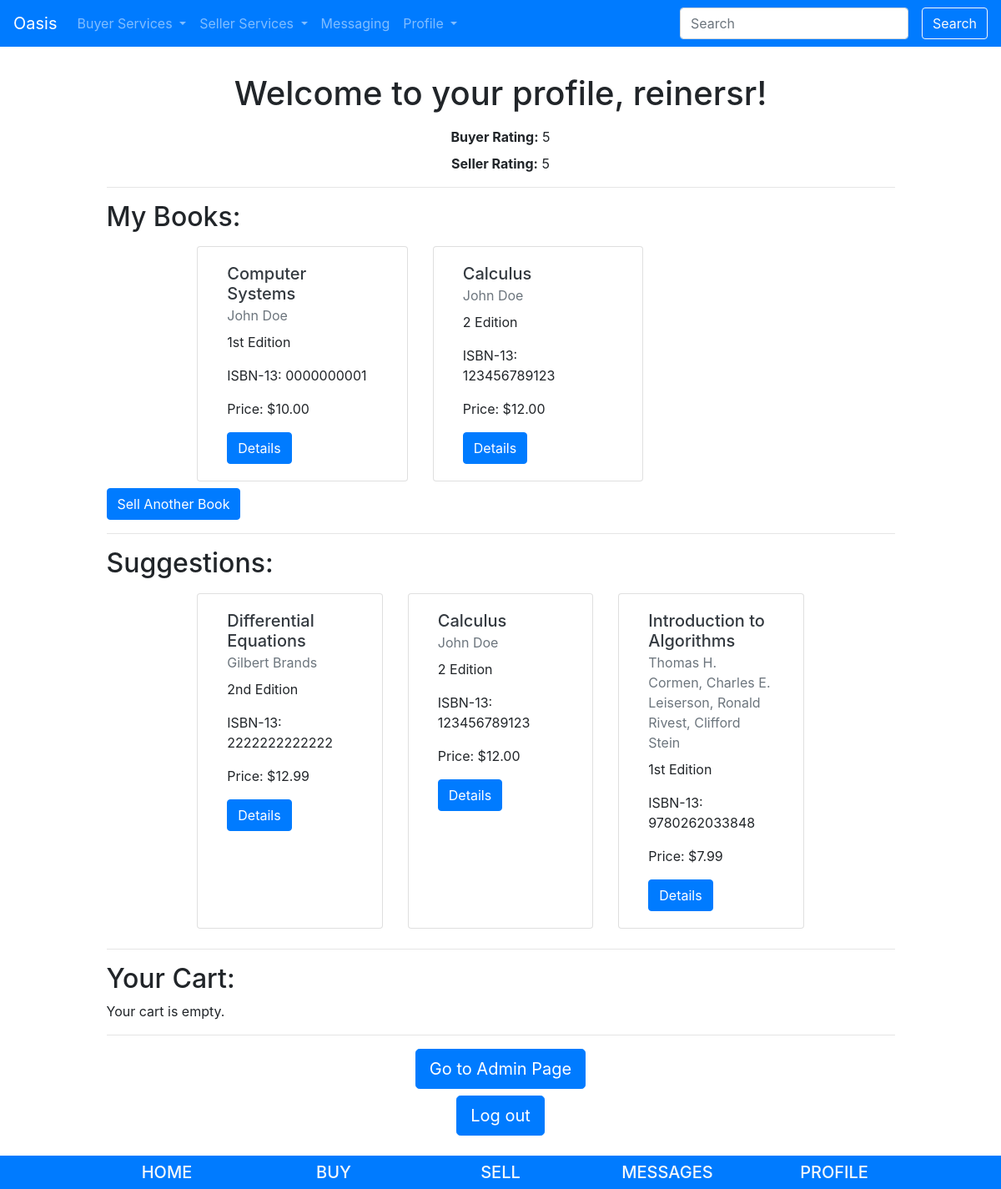
Page /pages/profile/ (signed in) on the committed database.
### pages/models.py (models this page shows, shortened)
class Profile(models.Model):
    user = models.OneToOneField(User, on_delete=models.CASCADE)
    buyer_rating = models.IntegerField(
        choices = RATINGS,
        default = 5,
    )
    seller_rating = models.IntegerField(
        choices = RATINGS,
        default = 5,
    )

class Listing(models.Model):
    id = models.UUIDField(primary_key=True, default=uuid.uuid4, help_text='unique id for this listing')
    book = models.ForeignKey('Book', on_delete=models.RESTRICT, null=True)
    date_added = models.DateTimeField(auto_now_add=True)
    user = models.ForeignKey(User,
                        default = 1,
                        null = True,
                        on_delete = models.SET_NULL
                        )
    price= models.DecimalField(max_digits=10, decimal_places=2)
    hide_listing = models.BooleanField(default=False)
    times_reported = models.SmallIntegerField(default=0)
    report = models.ForeignKey('ReportListing',null = True, on_delete = models.SET_NULL)
    condition = models.CharField(
        max_length=1,
        choices=CONDITION,
        blank=True,
        default=1,
        help_text='Book condition',
    )
    class Meta:
        ordering = ['-date_added']
    def get_absolute_url(self):
        return reverse('listings-detail', args=[str(self.id)])

class Book(models.Model):
    title = models.CharField(max_length=200)
    author = models.CharField(max_length=100)
    isbn = models.CharField('ISBN', max_length=13, unique=True, help_text='13 Character <a href="https://www.isbn-international.org/content/what-isbn">ISBN number</a>')
    edition = models.CharField(max_length=5) #length here assumes no more than 999th edition -- seems like a reasonable assumption
    pub_year = models.SmallIntegerField()

### pages/views.py (the view)
# urls.py: path('profile/', views.profile, name='profile'),
def profile(request):
    num_books = Book.objects.all().count()
    num_listings = Listing.objects.all().count()
    listings = Listing.objects.all()
    cart = Cart(request)
    cart_item = []
    item = Listing.objects.all()
    for i in cart:
        cart_item.append(i['product'].id)
    for j in cart_item:
        item = item.exclude(id=j)
    if (len(item) > 3):
        item = item.order_by("?")[:3]
    my_books = listings.filter(user=request.user)
    vars = {
        'num_books': num_books,
        'num_listings': num_listings,
        'num_users': User.objects.all().count(),
        'listings': listings,
        'cart': cart,
        'left': item,
        'my_books': my_books,
    }
    return render(request, 'profile.html', context=vars)

### cart/cart.py (called while the page is built)
    def __iter__(self):
        product_ids = self.cart.keys()
        products = Listing.objects.filter(id__in=product_ids)
        for product in products:
            self.cart[str(product.id)]['product'] = product
        for item in self.cart.values():
            item['price'] = Decimal(item['price'])
            item['total_price'] = item['price'] * item['quantity']
            yield item

    def __len__(self):
        return sum(item['quantity'] for item in self.cart.values())

### cart/context_processors.py (called while the page is built)
def cart(request):
     return {'cart': Cart(request)}

### pages/templates/profile.html
{% extends 'base.html' %}
{%block content%}
<div class="col-lg-10 col-md-11 col-sm-12 mx-auto">
	{% if user.is_authenticated %}
		<h1 class="text-center my-3">Welcome to your profile, {{user.username}}!</h1>
		<div class="text-center my-3">
			<p class="mb-2"><strong>Buyer Rating:</strong> {{user.profile.buyer_rating}}</p>
			<p><strong>Seller Rating:</strong> {{user.profile.seller_rating}}</p>
		</div>
		<hr/>
		<div class="mb-3">
			<h2>My Books:</h2>
			{% if my_books %}
				<div class="card-deck col-lg-10 col-sm-12 py-2 mx-auto">
				{% for object in my_books %}
					<div class="card col-sm-4 rounded">
					<div class="card-body">
						<a class="text-decoration-none text-dark card-title" href="{{ object.get_absolute_url }}" ><h5> {{ object.book.title }}</h5></a>
						<p class="card-subtitle mb-2 text-muted"> {{ object.book.author }}</p>
						<p class="card-text">{{ object.book.edition }} Edition</p>
						<p class="card-text">ISBN-13: {{ object.book.isbn }}</p>
						<p class="card-text">Price: ${{ object.price}}</p>
						<a href="{{ object.get_absolute_url }}" class="btn btn-primary">Details</a>
					</div>
					</div>
				{% endfor %}
				</div>
				<a class="btn btn-primary" href="{% url 'sellerlisting' %}">Sell Another Book</a>
			{% else %}
				<p>You have not listed any books yet.</p>
				<a class="btn btn-primary" href="{% url 'sellerlisting' %}">Sell A Book</a>
			{% endif %}
		</div>
		<hr/>
		<div class="mb-3">
			<h2>Suggestions:</h2>
			{% if left %}
				<div class="card-deck col-lg-10 col-sm-12 py-2 mx-auto">
				{% for object in left %}
					<div class="card col-sm-4 rounded">
					<div class="card-body">
						<a class="text-decoration-none text-dark card-title" href="{{ object.get_absolute_url }}" ><h5> {{ object.book.title }}</h5></a>
						<p class="card-subtitle mb-2 text-muted"> {{ object.book.author }}</p>
						<p class="card-text">{{ object.book.edition }} Edition</p>
						<p class="card-text">ISBN-13: {{ object.book.isbn }}</p>
						<p class="card-text">Price: ${{ object.price}}</p>
						<a href="{{ object.get_absolute_url }}" class="btn btn-primary">Details</a>
					</div>
					</div>
				{% endfor %}
				</div>
			{% else %}
				<p>You have no suggestions at the moment. Check back later for more.</p>
			{% endif %}
		</div>
		<hr/>
		<div class="mb-3">
			<h2>Your Cart:</h2>
			{% if cart %}
			<div class="card-deck col-lg-10 col-sm-12 py-2 mx-auto">
			{% for product in cart %}
					<div class="card col-sm-4 rounded">
					<div class="card-body">
					<h5 class="card-title"> {{ product.product.book.title }}</h5>
					<p class="card-subtitle mb-2 text-muted"> {{ product.product.book.author }}</p>
					<p class="card-text">{{ product.product.book.edition }} Edition</p>
					<p class="card-text">${{ product.price}} </p>
					<p class="card-text">ISBN-13: {{ product.product.book.isbn }}</p>
					<a href="{% url 'cart:itemclear' product.product.id%}" class="btn btn-primary mb-1">Remove From Cart</a>
					<a href = "{% url 'newconversation' product.product.id%}" class="btn btn-primary mb-1" >Contact Seller</a>
					</div>
				</div>
			{% endfor %}
			</div>
			{% else %}
			<p>Your cart is empty.</p>
			{% endif %}
		</div>
		<hr/>
		{% if user.is_admin or user.is_superuser %}
		<div class="text-center my-2">
			<a class="btn btn-primary btn-lg" href="{% url 'admin' %}">Go to Admin Page</a>
		</div>
		{% endif %}
		<div class="text-center my-2">
			<a class="btn btn-primary btn-lg" href="{% url 'logout' %}">Log out</a>
		</div>
	{% else %}
		<meta http-equiv="refresh" content="time; URL=../login" />
	{% endif %}
</div>
{%endblock%}

### rows in the picture
Listing: book "Computer Systems", book.author "John Doe", book.edition "1st", book.isbn "0000000001", price "10.00"
Listing: book "Calculus", book.author "John Doe", book.edition "2", book.isbn "123456789123", price "12.00"
Listing: book "Differential Equations", book.author "Gilbert Brands", book.edition "2nd", book.isbn "2222222222222", price "12.99"
Listing: book "Introduction to Algorithms", book.author "Thomas H. Cormen, Charles E. Leiserson, Ronald Rivest, Clifford Stein", book.edition "1st", book.isbn "9780262033848", price "7.99"

### other values in the picture
{{ user.username }} "reinersr"
{{ user.profile.buyer_rating }} "5"
{{ user.profile.seller_rating }} "5"
